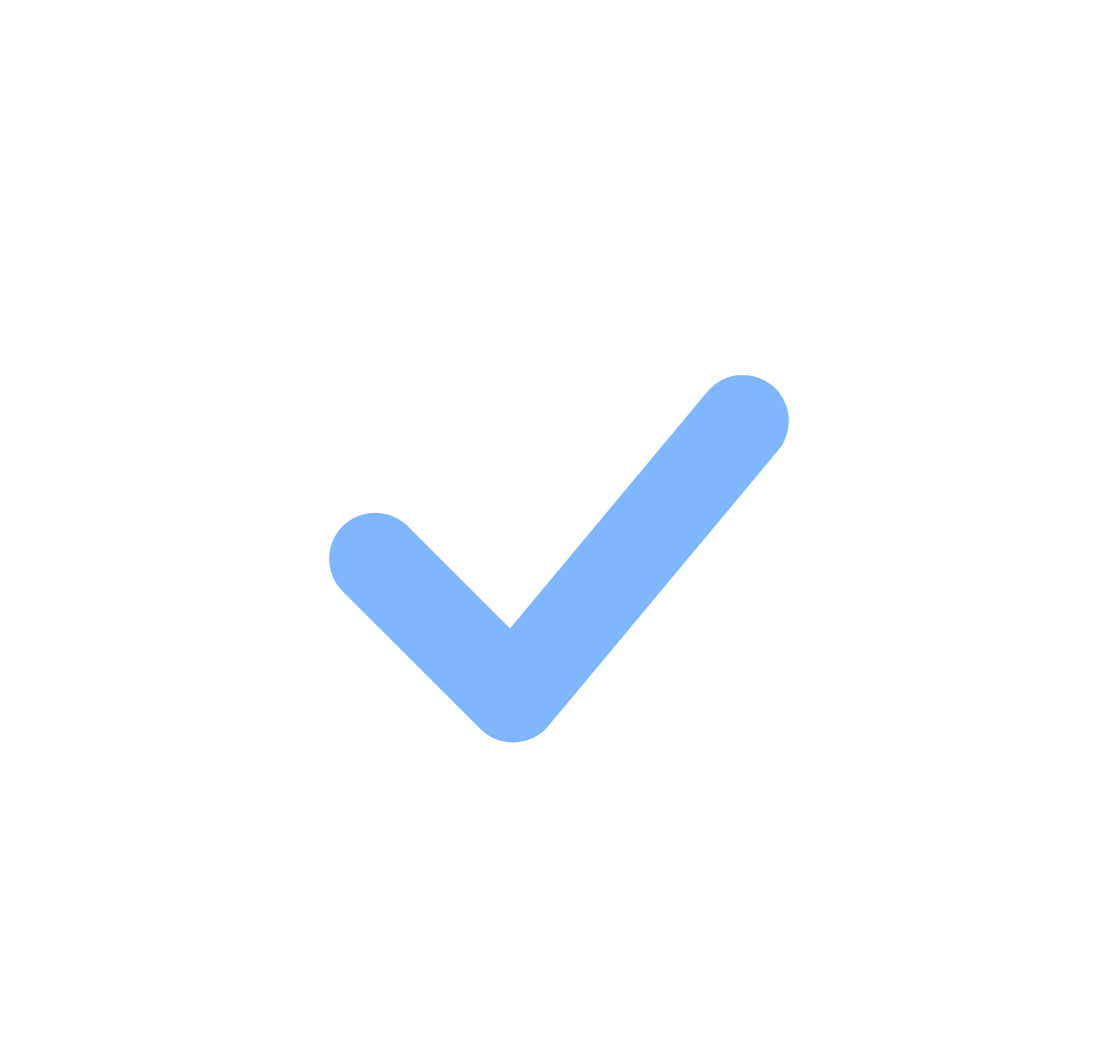
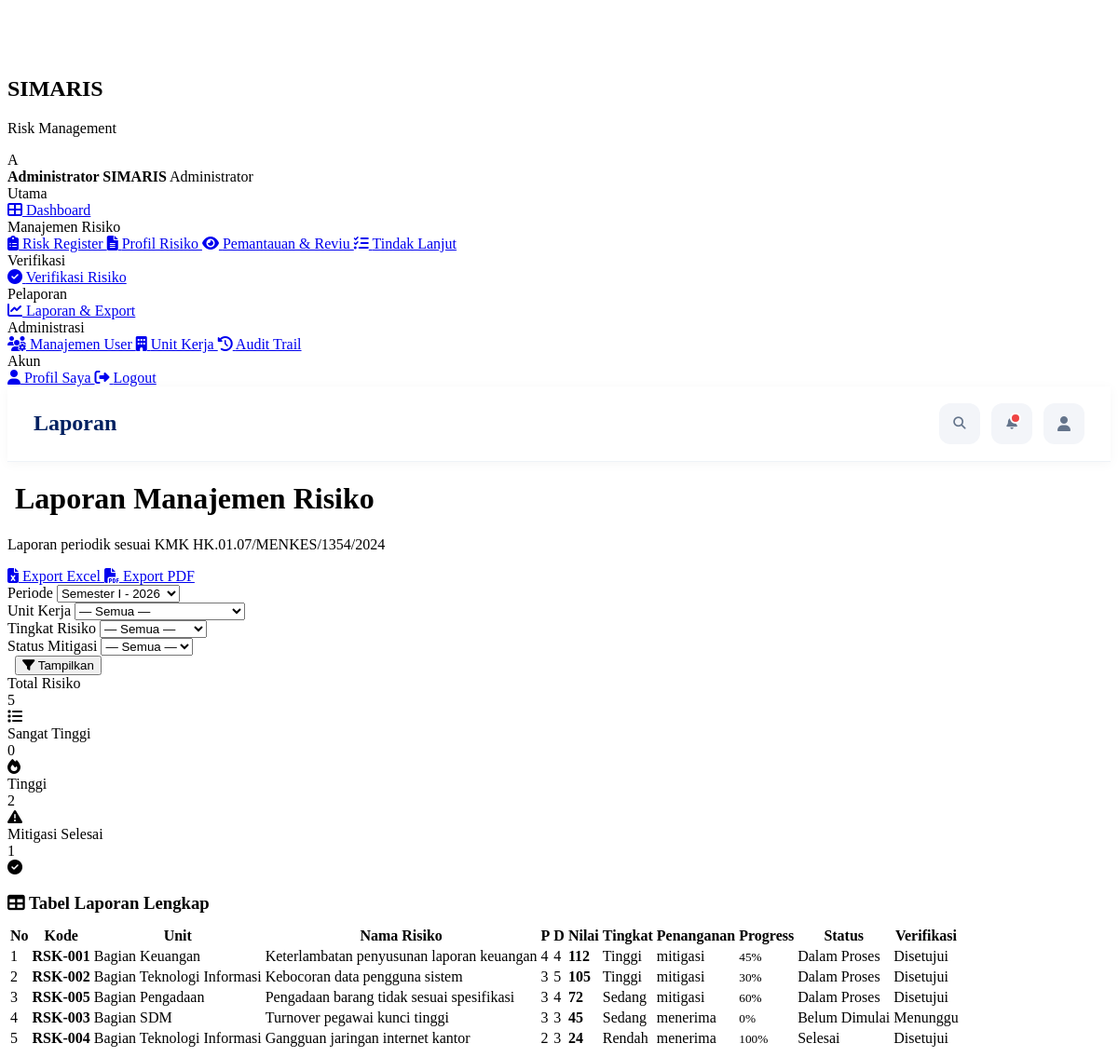
The app's page /pages/laporan.php (signed in) with its own data (2 pictures, top to bottom).
### tables this page shows
CREATE TABLE `risiko` (
  `id`              INT(11)      NOT NULL AUTO_INCREMENT,
  `kode_risiko`     VARCHAR(30)  NOT NULL UNIQUE,
  `nama_risiko`     VARCHAR(255) NOT NULL,
  `unit_id`         INT(11)      NOT NULL,
  `penyebab`        TEXT         NOT NULL,
  `sumber_risiko`   ENUM('internal','eksternal') NOT NULL,
  `kategori_cuc`    ENUM('C','UC') NOT NULL COMMENT 'Controllable / Uncontrollable',
  `dampak_uraian`   TEXT         NOT NULL,
   
  `pengendalian`    TEXT,
  `efektivitas`     ENUM('efektif','tidak_efektif') DEFAULT 'tidak_efektif',
   
  `likelihood`      INT(1)       NOT NULL,
  `impact`          INT(1)       NOT NULL,
  `bobot`           INT(2)       NOT NULL,
  `nilai_risiko`    INT(4)       NOT NULL COMMENT 'P x D x Bobot',
  `tingkat_risiko`  ENUM('sangat_rendah','rendah','sedang','tinggi','sangat_tinggi') NOT NULL,
  `prioritas`       INT(1)       NOT NULL COMMENT '1=ST, 2=T, 3=S, 4=R, 5=SR',
   
  `selera_risiko`   ENUM('dalam_batas','diatas_batas') NOT NULL,
  `pilihan_penanganan` ENUM('menerima','mitigasi','menghindari','berbagi') NOT NULL,
   
  `rpr_uraian`      TEXT,
  `jadwal_mulai`    DATE,
  `jadwal_selesai`  DATE,
  `pj_id`           INT(11)      DEFAULT NULL COMMENT 'Penanggung Jawab',
   
  `target_likelihood`     INT(1),
  `target_impact`         INT(1),
  `target_bobot`          INT(2),
  `target_nilai_risiko`   INT(4),
  `target_tingkat_risiko` ENUM('sangat_rendah','rendah','sedang','tinggi','sangat_tinggi'),
   
  `status_mitigasi` ENUM('belum','belum_dimulai','dalam_proses','on_progress','selesai') DEFAULT 'belum_dimulai',
  `progress`        INT(3)       DEFAULT 0 COMMENT 'Persentase 0-100',
   
  `status_verifikasi` ENUM('draft','menunggu','disetujui','ditolak') DEFAULT 'draft',
  `verifikator_id`    INT(11)    DEFAULT NULL,
  `tanggal_verifikasi` DATETIME  DEFAULT NULL,
  `catatan_verifikasi` TEXT,
   
  `created_by`      INT(11)      NOT NULL,
  `created_at`      TIMESTAMP    DEFAULT CURRENT_TIMESTAMP,
  `updated_at`      TIMESTAMP    DEFAULT CURRENT_TIMESTAMP ON UPDATE CURRENT_TIMESTAMP,
  PRIMARY KEY (`id`),
  KEY `idx_unit` (`unit_id`),
  KEY `idx_tingkat` (`tingkat_risiko`),
  KEY `idx_status` (`status_mitigasi`)
);

CREATE TABLE `unit_kerja` (
  `id`         INT(11)      NOT NULL AUTO_INCREMENT,
  `kode_unit`  VARCHAR(20)  NOT NULL UNIQUE,
  `nama_unit`  VARCHAR(150) NOT NULL,
  `deskripsi`  TEXT,
  `created_at` TIMESTAMP    DEFAULT CURRENT_TIMESTAMP,
  PRIMARY KEY (`id`)
);

### pages/laporan.php (the view, shortened to what this page needs)
<?php
require_once __DIR__ . '/../includes/functions.php';
$pdo = db();
$f_periode  = $_GET['periode']  ?? 'semester1_' . date('Y');
$tahun = date('Y'); $semester = 1;
if (preg_match('/semester(\d)_(\d{4})/', $f_periode, $m)) {
    $semester = (int)$m[1]; $tahun = (int)$m[2];
}
$tgl_awal  = $semester === 1 ? "$tahun-01-01" : "$tahun-07-01";
$tgl_akhir = $semester === 1 ? "$tahun-06-30" : "$tahun-12-31";
$where = ["r.created_at BETWEEN ? AND ?"]; $params = ["$tgl_awal 00:00:00","$tgl_akhir 23:59:59"];
$sql = "SELECT r.*, uk.nama_unit FROM risiko r
        LEFT JOIN unit_kerja uk ON uk.id=r.unit_id
        WHERE ".implode(' AND ',$where)."
        ORDER BY r.nilai_risiko DESC, r.kode_risiko";
$st = $pdo->prepare($sql); $st->execute($params);
$rows = $st->fetchAll();
    ?><!DOCTYPE html>
    </body></html><?php
include __DIR__.'/../includes/header.php';
?>
<div class="page-header">
    <div>
        <h1 class="page-title"><i class="fas fa-file-chart-column"></i> Laporan Manajemen Risiko</h1>
        <p class="page-subtitle">Laporan periodik sesuai KMK HK.01.07/MENKES/1354/2024</p>
    </div>
    <div>
        <a href="?<?= http_build_query(array_merge($_GET,['export'=>'excel'])) ?>" class="btn btn-success">
            <i class="fas fa-file-excel"></i> Export Excel
        </a>
        <a href="?<?= http_build_query(array_merge($_GET,['export'=>'pdf'])) ?>" target="_blank" class="btn btn-danger">
            <i class="fas fa-file-pdf"></i> Export PDF
        </a>
    </div>
</div>
<div class="card">
    <form method="get" class="filter-bar">
        <div class="filter-item">
            <label>Periode</label>
            <select name="periode" class="form-control">
                <?php for ($y=date('Y'); $y>=date('Y')-2; $y--): ?>
                <option value="semester1_<?= $y ?>" <?= $f_periode==="semester1_$y"?'selected':'' ?>>Semester I - <?= $y ?></option>
                <?php endfor; ?>
            </select>
        </div>
        <div class="filter-item">
            <label>Unit Kerja</label>
            <select name="unit" class="form-control" <?= $user['role']==='unit_kerja'?'disabled':'' ?>>
                <option value="">— Semua —</option>
            </select>
        </div>
        <div class="filter-item">
            <label>Tingkat Risiko</label>
            <select name="level" class="form-control">
                <option value="">— Semua —</option>
            </select>
        </div>
        <div class="filter-item">
            <label>Status Mitigasi</label>
            <select name="status" class="form-control">
                <option value="">— Semua —</option>
            </select>
        </div>
        <div class="filter-item">
            <label>&nbsp;</label>
            <button class="btn btn-primary"><i class="fas fa-filter"></i> Tampilkan</button>
        </div>
    </form>
</div>
<div class="stats-grid">
    <?php
    $tot = count($rows);
    $st_count = ['sangat_tinggi'=>0,'tinggi'=>0,'sedang'=>0,'rendah'=>0,'sangat_rendah'=>0];
    $selesai = 0;
    foreach ($rows as $r) {
        $st_count[$r['tingkat_risiko']]++;
        if ($r['status_mitigasi']==='selesai') $selesai++;
    }
    ?>
    <div class="stat-card stat-blue">
        <div><div class="stat-label">Total Risiko</div><div class="stat-value"><?= $tot ?></div></div>
        <div class="stat-icon"><i class="fas fa-list"></i></div>
    </div>
    <div class="stat-card stat-red">
        <div><div class="stat-label">Sangat Tinggi</div><div class="stat-value"><?= $st_count['sangat_tinggi'] ?></div></div>
        <div class="stat-icon"><i class="fas fa-fire"></i></div>
    </div>
    <div class="stat-card stat-orange">
        <div><div class="stat-label">Tinggi</div><div class="stat-value"><?= $st_count['tinggi'] ?></div></div>
        <div class="stat-icon"><i class="fas fa-exclamation-triangle"></i></div>
    </div>
    <div class="stat-card stat-green">
        <div><div class="stat-label">Mitigasi Selesai</div><div class="stat-value"><?= $selesai ?></div></div>
        <div class="stat-icon"><i class="fas fa-check-circle"></i></div>
    </div>
</div>
<div class="card">
    <h3 style="margin-bottom:12px"><i class="fas fa-table"></i> Tabel Laporan Lengkap</h3>
    <div class="table-responsive">
    <table class="data-table">
        <thead>
        <tr>
            <th>No</th><th>Kode</th><th>Unit</th><th>Nama Risiko</th><th>P</th><th>D</th><th>Nilai</th>
            <th>Tingkat</th><th>Penanganan</th><th>Progress</th><th>Status</th><th>Verifikasi</th>
        </tr>
        </thead>
        <tbody>
        <?php if (empty($rows)): ?>
        <tr><td colspan="12" class="text-center text-muted">Tidak ada data dalam periode ini.</td></tr>
        <?php else: foreach ($rows as $i => $r): ?>
        <tr>
            <td><?= $i+1 ?></td>
            <td><strong><?= e($r['kode_risiko']) ?></strong></td>
            <td><?= e($r['nama_unit']) ?></td>
            <td><?= e($r['nama_risiko']) ?></td>
            <td class="text-center"><?= $r['likelihood'] ?></td>
            <td class="text-center"><?= $r['impact'] ?></td>
            <td class="text-center"><strong><?= $r['nilai_risiko'] ?></strong></td>
            <td><?= badgeTingkatRisiko($r['tingkat_risiko']) ?></td>
            <td><?= e($r['pilihan_penanganan']) ?></td>
            <td>
                <small><?= $r['progress'] ?>%</small>
            </td>
            <td><?= badgeStatusMitigasi($r['status_mitigasi']) ?></td>
            <td><?= badgeStatusVerifikasi($r['status_verifikasi']) ?></td>
        </tr>
        <?php endforeach; endif; ?>
        </tbody>
    </table>
    </div>
</div>
<?php include __DIR__.'/../includes/footer.php'; ?>

### includes/functions.php (shortened to what this page needs)
<?php
function currentUser(): array {
    if (isset($_SESSION['user']) && is_array($_SESSION['user'])) {
        return $_SESSION['user'];
    }
    return [
        'id'           => $_SESSION['user_id']      ?? null,
        'username'     => $_SESSION['username']     ?? null,
        'nama_lengkap' => $_SESSION['nama_lengkap'] ?? null,
        'role'         => $_SESSION['role']         ?? null,
        'unit_id'      => $_SESSION['unit_id']      ?? null,
        'email'        => $_SESSION['email']        ?? null,
        'foto'         => $_SESSION['foto']         ?? null,
    ];
}
function formatTingkatRisiko(string $tingkat): string {
    return match($tingkat) {
        'sangat_rendah' => 'Sangat Rendah',
        'rendah'        => 'Rendah',
        'sedang'        => 'Sedang',
        'tinggi'        => 'Tinggi',
        'sangat_tinggi' => 'Sangat Tinggi',
        default         => ucfirst($tingkat),
    };
}
function badgeTingkatRisiko(string $tingkat): string {
    $label = formatTingkatRisiko($tingkat);
    $class = match($tingkat) {
        'sangat_rendah' => 'badge-success',
        'rendah'        => 'badge-success',
        'sedang'        => 'badge-warning',
        'tinggi'        => 'badge-orange',
        'sangat_tinggi' => 'badge-danger',
        default         => 'badge-secondary',
    };
    return "<span class=\"badge $class\">$label</span>";
}
function badgeStatusMitigasi(string $status): string {
    $label = match($status) {
        'belum'         => 'Belum',
        'belum_dimulai' => 'Belum Dimulai',
        'on_progress'   => 'On Progress',
        'dalam_proses'  => 'Dalam Proses',
        'selesai'       => 'Selesai',
        default         => ucfirst(str_replace('_',' ',$status)),
    };
    $class = match($status) {
        'belum','belum_dimulai' => 'badge-secondary',
        'on_progress','dalam_proses' => 'badge-info',
        'selesai'       => 'badge-success',
        default         => 'badge-secondary',
    };
    return "<span class=\"badge $class\">$label</span>";
}
function badgeStatusVerifikasi(string $status): string {
    $label = match($status) {
        'draft'      => 'Draft',
        'menunggu'   => 'Menunggu',
        'disetujui'  => 'Disetujui',
        'ditolak'    => 'Ditolak',
        default      => ucfirst($status),
    };
    $class = match($status) {
        'draft'      => 'badge-secondary',
        'menunggu'   => 'badge-warning',
        'disetujui'  => 'badge-success',
        'ditolak'    => 'badge-danger',
        default      => 'badge-secondary',
    };
    return "<span class=\"badge $class\">$label</span>";
}
function e(?string $str): string {
    return htmlspecialchars($str ?? '', ENT_QUOTES, 'UTF-8');
}

### records on screen
risiko: progress "0", kode_risiko "RSK-003", unit_kerja.nama_unit "Bagian SDM", nama_risiko "Turnover pegawai kunci tinggi", likelihood "3", impact "3", nilai_risiko "45", tingkat_risiko "Sedang", pilihan_penanganan "menerima", status_mitigasi "Belum Dimulai", status_verifikasi "Menunggu"
risiko: kode_risiko "RSK-001", unit_kerja.nama_unit "Bagian Keuangan", nama_risiko "Keterlambatan penyusunan laporan keuangan", likelihood "4", impact "4", nilai_risiko "112", tingkat_risiko "Tinggi", pilihan_penanganan "mitigasi", progress "45", status_mitigasi "Dalam Proses", status_verifikasi "Disetujui"
risiko: kode_risiko "RSK-002", unit_kerja.nama_unit "Bagian Teknologi Informasi", nama_risiko "Kebocoran data pengguna sistem", likelihood "3", impact "5", nilai_risiko "105", tingkat_risiko "Tinggi", pilihan_penanganan "mitigasi", progress "30", status_mitigasi "Dalam Proses", status_verifikasi "Disetujui"
risiko: kode_risiko "RSK-005", unit_kerja.nama_unit "Bagian Pengadaan", nama_risiko "Pengadaan barang tidak sesuai spesifikasi", likelihood "3", impact "4", nilai_risiko "72", tingkat_risiko "Sedang", pilihan_penanganan "mitigasi", progress "60", status_mitigasi "Dalam Proses", status_verifikasi "Disetujui"
risiko: kode_risiko "RSK-004", unit_kerja.nama_unit "Bagian Teknologi Informasi", nama_risiko "Gangguan jaringan internet kantor", likelihood "2", impact "3", nilai_risiko "24", tingkat_risiko "Rendah", pilihan_penanganan "menerima", progress "100", status_mitigasi "Selesai", status_verifikasi "Disetujui"

### other values on screen
$initial "A"
$user['nama_lengkap'] "Administrator SIMARIS"
formatRole($user['role']) "Administrator"
$page_title "Laporan"
$tot "5"
$st_count['tinggi'] "2"
$selesai "1"
